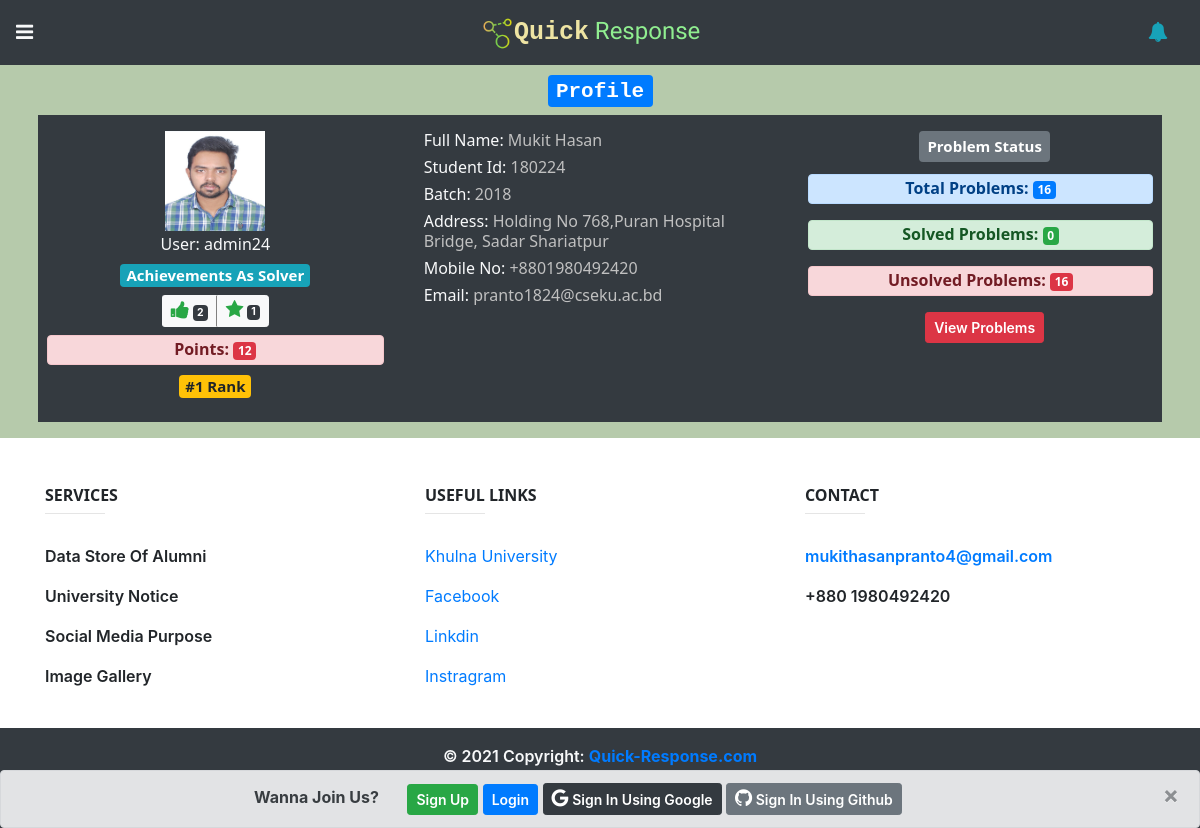
The app's page /1/profile/, older data.
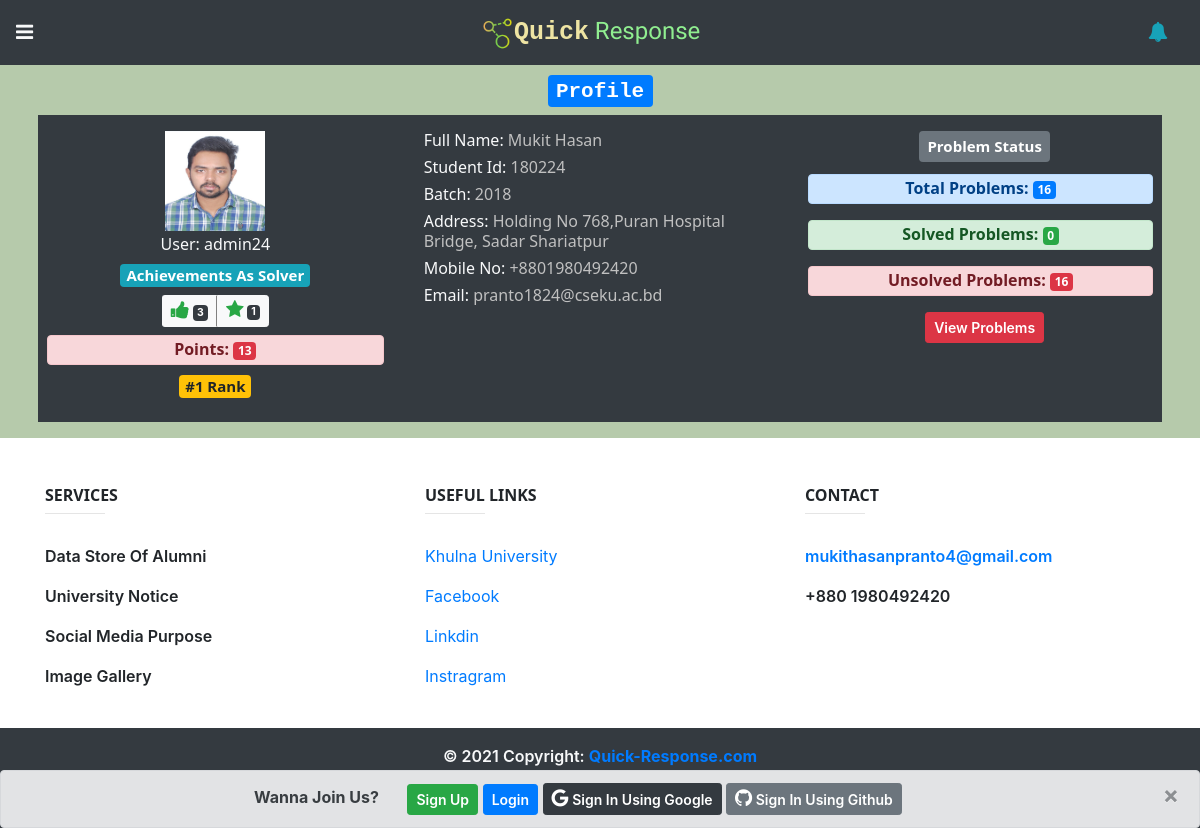
The same page, newer data.
### home/models.py (models this page shows, shortened)
class Profile(models.Model):
    full_name = models.CharField(max_length=255)
    profile_picture = models.FileField(upload_to='uploads/')
    batch = models.CharField(max_length=50)
    student_id = models.CharField(max_length=50)
    address = models.CharField(max_length=100,blank=True)
    mobile = models.CharField(max_length=60,blank=True)
    facebook = models.URLField(max_length=60,blank=True)
    total_points = models.IntegerField(default=0)
    user = models.OneToOneField(settings.AUTH_USER_MODEL, on_delete=models.CASCADE,related_name="profile")

### problems/models.py (models this page shows, shortened)
class Solution(models.Model):
    author = models.ForeignKey(settings.AUTH_USER_MODEL,on_delete=models.CASCADE)
    s_body = RichTextUploadingField()
    created_on = models.DateTimeField(default=datetime.now)
    last_modified = models.DateTimeField(default=datetime.now)
    vote = models.IntegerField(default=0)
    best_answer = models.BooleanField(default=False)
    problem = models.ForeignKey('Problem', on_delete=models.CASCADE)

### home/views.py (the view, shortened to what this page needs)
# urls.py: path('<int:id>/profile/',profile_view,name='profile_view'),
def profile_view(request,id,msg=None):
    form = ProfileForm()
    user = User.objects.get(id=id)
    print(user)
    alert = ''
    if msg == 'required':
        alert = 'You Must Create A Profile First'
    try:
        profile = Profile.objects.get(user=user)
        update_form = ProfileForm(instance=profile)
        pass_form = PasswordChangeForm(user=user)
        solved = Problem.objects.filter(Q(author=profile.user) & Q(is_solved=True)).count()
        unsolved = Problem.objects.filter(Q(author=profile.user) & Q(is_solved=False)).count()
    except:
        profile = ''
        update_form = ''
        pass_form = ''
        solved = ''
        unsolved = ''
    context = {
        'form':form,
        'user':user,
        'profile': profile,
        'update_form':update_form,
        'pass_form':pass_form,
        'solved_count':solved,
        'unsolved_count':unsolved,
        'alert':alert,
    }
    return render(request,"home/profile.html",context)

### home/templatetags/custom_tags.py (called while the page is built)
def point_rank(points):
    profiles = Profile.objects.all().order_by('-total_points')
    for i in range(1,len(profiles)+1):
        if profiles[i-1].total_points == points:
            return i

def vote_count(user):
    voter = Solution.objects.filter(author=user)
    total_vote = 0
    for v in voter:
        total_vote+=v.vote
    return total_vote

def star_count(user):
    best_answer = Solution.objects.filter(Q(author=user) & Q(best_answer=True)).count()
    print('yo')
    return best_answer

### templates/home/profile.html (shortened to what this page needs)
{% extends "base.html" %}
{% load static %}
{% block content %}
{% load custom_tags %}
<div class="text-dark" style="background-color: rgb(182, 202, 171);">
    <div class="container p-2">
        {% if profile %}
        <div class="text-center">
            <h3><span class="badge badge-primary">Profile</h3>
        </div>
        <div class="text-center bg-dark text-light mb-2 profile_data">
            <div class="row">
                <div class="col-lg-4 p-3">
                    <img src="{{profile.profile_picture.url}}" style="object-fit: cover;" height="100px"
                        width="100px" />
                    <h6 class="text-light pt-1">User: {{profile.user.username}}</h6>
                    <h5><span class="badge badge-info">Achievements As Solver</span></h5>
                    <div class="btn-group btn-group-sm">
                        {% if profile.user|vote_count > -1 %}
                        <button type="button" class="btn btn-light" style="border-right: 2px grey solid;" data-toggle="tooltip" title="Net Vote"><i
                            class="fa fa-thumbs-up text-success" style="font-size: 20px;"></i> <span class="badge badge-dark">{{profile.user|vote_count}}</span></button>
                        {% else %}
                        <button type="button" class="btn btn-light" style="border-right: 2px grey solid;" data-toggle="tooltip" title="Net Vote"><i
                            class="fa fa-thumbs-down text-danger" style="font-size: 20px;"></i> <span class="badge badge-dark">{{profile.user|vote_count}}</span></button>
                        {% endif %}
                        <button type="button" class="btn btn-light" data-toggle="tooltip" title="Best Answer"><i
                            class="fa fa-star text-success" style="font-size: 19px;"></i> <span class="badge badge-dark">{{profile.user|star_count}}</span></button>
                      </div>
                    <h6 class="alert alert-danger m-2 py-1 font-weight-bold">Points: <span
                            class="badge badge-danger">{{profile.total_points}}</span></h6>
                    <h5><span class="badge badge-warning">#{{profile.total_points|point_rank}} Rank</span></h5>
                </div>
                <div class="col-lg-4 p-3 text-md-left">
                    <h6>Full Name: <span style="color: silver;">{{profile.full_name}}</span>
                    </h6>
                    <h6>Student Id: <span style="color: silver;">{{profile.student_id}}</span>
                    </h6>
                    <h6>Batch: <span style="color: silver;">{{profile.batch}}</span>
                    </h6>
                    <h6>Address: <span style="color: silver;">{{profile.address}}</span>
                    </h6>
                    <h6>Mobile No: <span style="color: silver;">{{profile.mobile}}</span>
                    </h6>
                    <h6>Email: <span style="color: silver;">{{profile.user.email}}</span>
                    </h6>
                </div>
                <div class="col-lg-4 p-3 text-center">
                    <h5><span class="badge badge-secondary p-2 mb-1">Problem Status</span></h5>
                    <h6 class="alert alert-primary py-1 mr-2 font-weight-bold">Total Problems:  <span class="badge badge-primary">{{profile.user.problem_set.count}}</span></h6>
                    <h6 class="alert alert-success py-1 mr-2 font-weight-bold">Solved Problems:  <span class="badge badge-success">{{solved_count}}</span></h6>
                    <h6 class="alert alert-danger py-1 mr-2 font-weight-bold">Unsolved Problems:  <span class="badge badge-danger">{{unsolved_count}}</span></h6>
                    <a href="{% url 'profile_view_problems' profile.user.id %}"><button class="btn btn-danger btn-sm">View Problems</button></a>
                </div>
            </div>
        </div>
        {% else %}
        <div class="row h-100 justify-content-center">
            <div class="col-10 col-md-7 col-lg-5">
                <h5 class="alert alert-danger text-center">Sorry!! This User Hasn't Craeted A Profile Yet</h5>
            </div>
        </div>
        {% endif %}
    </div>
</div>
{% endblock %}

Row changes from the older to the newer data that the page shows:
changed Profile "Mukit Hasan": user|vote_count "2" → "3"; total_points "12" → "13"
